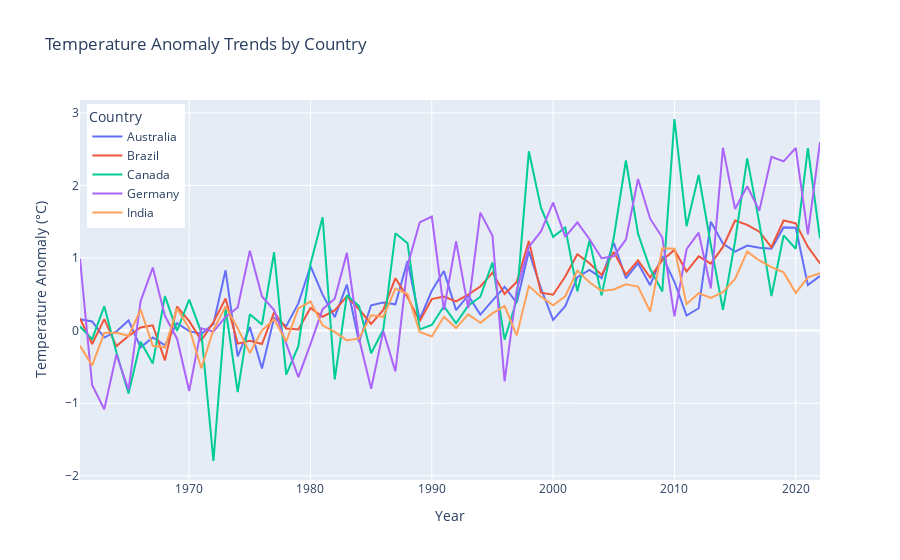

Notebook cell for this chart:
### Markdown cell above
## 5. Introduction to Plotly for Interactive Charts

### Why Plotly?

Plotly creates interactive HTML-based visualizations:
- **Hover information**: See exact values
- **Zoom and pan**: Explore data interactively
- **Click to filter**: Toggle data series
- **Export**: Save as PNG or interactive HTML

### Code cell
# Plotly Express - Quick interactive line chart

# Select a few countries to compare
countries = ['Canada', 'Brazil', 'Germany', 'India', 'Australia']
df_selected = df_climate_long[df_climate_long['Country'].isin(countries)]

fig = px.line(
    df_selected,
    x='year',
    y='temp_anomaly',
    color='Country',
    title='Temperature Anomaly Trends by Country',
    labels={
        'year': 'Year',
        'temp_anomaly': 'Temperature Anomaly (°C)',
        'Country': 'Country'
    }
)

fig.update_layout(
    hovermode='x unified',
    legend=dict(yanchor='top', y=0.99, xanchor='left', x=0.01)
)

fig.show()

### Figure 1 — Plotly figure (JSON) as saved in the notebook; plotly's stock layout.template omitted (floating-point values rounded to 4 significant figures)
{"data": [{"hovertemplate": "Country=Australia<br>Year=%{x}<br>Temperature Anomaly (°C)=%{y}<extra></extra>", "legendgroup": "Australia", "line": {"color": "#636efa", "dash": "solid"}, "marker": {"symbol": "circle"}, "mode": "lines", "name": "Australia", "orientation": "v", "showlegend": true, "type": "scatter", "x": [1961, 1962, 1963, 1964, 1965, 1966, 1967, 1968, 1969, 1970, 1971, 1972, 1973, 1974, 1975, 1976, 1977, 1978, 1979, 1980, 1981, 1982, 1983, 1984, 1985, 1986, 1987, 1988, 1989, 1990, 1991, 1992, 1993, 1994, 1995, 1996, 1997, 1998, 1999, 2000, 2001, 2002, 2003, 2004, 2005, 2006, 2007, 2008, 2009, 2010, 2011, 2012, 2013, 2014, 2015, 2016, 2017, 2018, 2019, 2020, 2021, 2022], "xaxis": "x", "y": [0.157, 0.126, -0.096, -0.012, 0.14, -0.23, -0.093, -0.203, 0.103, -0.007, -0.044, 0.091, 0.831, -0.354, 0.048, -0.522, 0.176, 0.062, 0.375, 0.887, 0.495, 0.186, 0.633, -0.157, 0.349, 0.388, 0.363, 0.96, 0.153, 0.549, 0.82, 0.281, 0.484, 0.221, 0.413, 0.604, 0.383, 1.092, 0.58, 0.148, 0.336, 0.736, 0.835, 0.723, 1.211, 0.721, 0.929, 0.625, 1.03, 0.673, 0.208, 0.308, 1.499, 1.198, 1.087, 1.172, 1.141, 1.129, 1.422, 1.416, 0.629, 0.754], "yaxis": "y"}, {"hovertemplate": "Country=Brazil<br>Year=%{x}<br>Temperature Anomaly (°C)=%{y}<extra></extra>", "legendgroup": "Brazil", "line": {"color": "#EF553B", "dash": "solid"}, "marker": {"symbol": "circle"}, "mode": "lines", "name": "Brazil", "orientation": "v", "showlegend": true, "type": "scatter", "x": [1961, 1962, 1963, 1964, 1965, 1966, 1967, 1968, 1969, 1970, 1971, 1972, 1973, 1974, 1975, 1976, 1977, 1978, 1979, 1980, 1981, 1982, 1983, 1984, 1985, 1986, 1987, 1988, 1989, 1990, 1991, 1992, 1993, 1994, 1995, 1996, 1997, 1998, 1999, 2000, 2001, 2002, 2003, 2004, 2005, 2006, 2007, 2008, 2009, 2010, 2011, 2012, 2013, 2014, 2015, 2016, 2017, 2018, 2019, 2020, 2021, 2022], "xaxis": "x", "y": [0.167, -0.184, 0.158, -0.213, -0.075, 0.044, 0.073, -0.409, 0.331, 0.13, -0.134, 0.114, 0.443, -0.179, -0.14, -0.185, 0.252, 0.03, 0.017, 0.313, 0.191, 0.277, 0.471, 0.294, 0.092, 0.285, 0.722, 0.461, 0.13, 0.435, 0.468, 0.403, 0.495, 0.608, 0.799, 0.504, 0.671, 1.234, 0.523, 0.495, 0.746, 1.052, 0.927, 0.768, 1.085, 0.77, 0.969, 0.731, 0.969, 1.112, 0.814, 1.023, 0.922, 1.153, 1.516, 1.457, 1.363, 1.148, 1.517, 1.477, 1.154, 0.926], "yaxis": "y"}, {"hovertemplate": "Country=Canada<br>Year=%{x}<br>Temperature Anomaly (°C)=%{y}<extra></extra>", "legendgroup": "Canada", "line": {"color": "#00cc96", "dash": "solid"}, "marker": {"symbol": "circle"}, "mode": "lines", "name": "Canada", "orientation": "v", "showlegend": true, "type": "scatter", "x": [1961, 1962, 1963, 1964, 1965, 1966, 1967, 1968, 1969, 1970, 1971, 1972, 1973, 1974, 1975, 1976, 1977, 1978, 1979, 1980, 1981, 1982, 1983, 1984, 1985, 1986, 1987, 1988, 1989, 1990, 1991, 1992, 1993, 1994, 1995, 1996, 1997, 1998, 1999, 2000, 2001, 2002, 2003, 2004, 2005, 2006, 2007, 2008, 2009, 2010, 2011, 2012, 2013, 2014, 2015, 2016, 2017, 2018, 2019, 2020, 2021, 2022], "xaxis": "x", "y": [0.057, -0.118, 0.335, -0.299, -0.867, -0.152, -0.452, 0.476, -0.003, 0.426, -0.023, -1.796, 0.306, -0.846, 0.225, 0.083, 1.079, -0.605, -0.214, 0.917, 1.562, -0.673, 0.488, 0.337, -0.311, 0.011, 1.34, 1.204, 0.017, 0.078, 0.336, 0.1, 0.342, 0.467, 0.938, -0.125, 0.426, 2.47, 1.694, 1.291, 1.421, 0.54, 1.24, 0.485, 1.282, 2.343, 1.333, 0.851, 0.539, 2.915, 1.438, 2.144, 1.182, 0.288, 1.231, 2.373, 1.48, 0.477, 1.311, 1.128, 2.515, 1.268], "yaxis": "y"}, {"hovertemplate": "Country=Germany<br>Year=%{x}<br>Temperature Anomaly (°C)=%{y}<extra></extra>", "legendgroup": "Germany", "line": {"color": "#ab63fa", "dash": "solid"}, "marker": {"symbol": "circle"}, "mode": "lines", "name": "Germany", "orientation": "v", "showlegend": true, "type": "scatter", "x": [1961, 1962, 1963, 1964, 1965, 1966, 1967, 1968, 1969, 1970, 1971, 1972, 1973, 1974, 1975, 1976, 1977, 1978, 1979, 1980, 1981, 1982, 1983, 1984, 1985, 1986, 1987, 1988, 1989, 1990, 1991, 1992, 1993, 1994, 1995, 1996, 1997, 1998, 1999, 2000, 2001, 2002, 2003, 2004, 2005, 2006, 2007, 2008, 2009, 2010, 2011, 2012, 2013, 2014, 2015, 2016, 2017, 2018, 2019, 2020, 2021, 2022], "xaxis": "x", "y": [0.99, -0.75, -1.084, -0.328, -0.814, 0.407, 0.868, 0.204, -0.111, -0.832, 0.032, -0.014, 0.188, 0.318, 1.099, 0.47, 0.283, -0.173, -0.64, -0.186, 0.296, 0.439, 1.071, -0.11, -0.8, -0.007, -0.561, 0.893, 1.491, 1.571, 0.286, 1.228, 0.31, 1.625, 1.307, -0.699, 0.558, 1.153, 1.367, 1.764, 1.292, 1.491, 1.258, 0.998, 1.025, 1.254, 2.088, 1.542, 1.282, 0.196, 1.121, 1.349, 0.583, 2.519, 1.674, 1.988, 1.653, 2.393, 2.332, 2.516, 1.325, 2.596], "yaxis": "y"}, {"hovertemplate": "Country=India<br>Year=%{x}<br>Temperature Anomaly (°C)=%{y}<extra></extra>", "legendgroup": "India", "line": {"color": "#FFA15A", "dash": "solid"}, "marker": {"symbol": "circle"}, "mode": "lines", "name": "India", "orientation": "v", "showlegend": true, "type": "scatter", "x": [1961, 1962, 1963, 1964, 1965, 1966, 1967, 1968, 1969, 1970, 1971, 1972, 1973, 1974, 1975, 1976, 1977, 1978, 1979, 1980, 1981, 1982, 1983, 1984, 1985, 1986, 1987, 1988, 1989, 1990, 1991, 1992, 1993, 1994, 1995, 1996, 1997, 1998, 1999, 2000, 2001, 2002, 2003, 2004, 2005, 2006, 2007, 2008, 2009, 2010, 2011, 2012, 2013, 2014, 2015, 2016, 2017, 2018, 2019, 2020, 2021, 2022], "xaxis": "x", "y": [-0.208, -0.479, -0.03, -0.03, -0.072, 0.29, -0.21, -0.234, 0.303, 0.033, -0.519, 0.012, 0.332, 0.034, -0.308, 0.003, 0.155, -0.15, 0.305, 0.401, 0.072, -0.017, -0.135, -0.107, 0.211, 0.19, 0.578, 0.504, -0.018, -0.081, 0.19, 0.035, 0.223, 0.107, 0.238, 0.339, -0.064, 0.614, 0.468, 0.35, 0.473, 0.827, 0.665, 0.545, 0.567, 0.638, 0.607, 0.263, 1.134, 1.129, 0.365, 0.516, 0.451, 0.53, 0.711, 1.088, 0.966, 0.874, 0.802, 0.52, 0.733, 0.79], "yaxis": "y"}], "layout": {"hovermode": "x unified", "legend": {"title": {"text": "Country"}, "tracegroupgap": 0, "x": 0.01, "xanchor": "left", "y": 0.99, "yanchor": "top"}, "title": {"text": "Temperature Anomaly Trends by Country"}, "xaxis": {"anchor": "y", "domain": [0, 1], "title": {"text": "Year"}}, "yaxis": {"anchor": "x", "domain": [0, 1], "title": {"text": "Temperature Anomaly (°C)"}}}}
